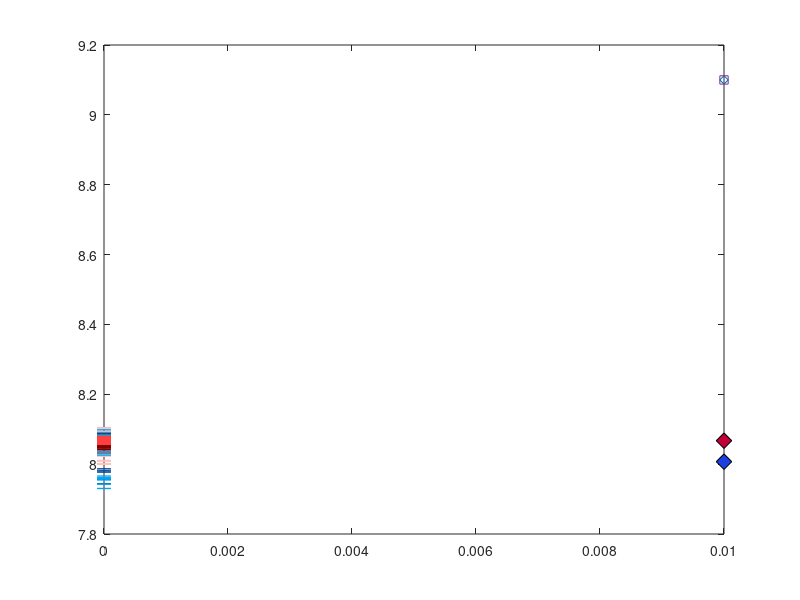

Source code (MATLAB): (Note: this script raises an error after producing the figure.)
% EXTENDED DATA 6A - pH Time Series with Modern pH Dashes
% Madison Shankle
% 29-09-2021

% Plots a timeseries of pH, with all observations of modern pH plotted as
% dashes along the y-axis (all observations that went into the mean modern
% pH points plotted on the y-axis of Figure 2b (diamonds)).

%% LOAD IN DATA

% Clear any variables currently in workspace, close any figures currently
% open, and clear Command Window
clearvars
close all 
clc

east = xlsread('ED6_Shankle_east_pH_results.xls'); % add _BAYMAG if want to do with BAYMAG data
west = xlsread('ED6_Shankle_west_pH_results.xls'); % " "
east_avgs = xlsread('ED6_Shankle_east_pH_avgs.xls'); % " "
west_avgs = xlsread('ED6_Shankle_west_pH_avgs.xls'); % " "
% These Excel sheets have the following columns:
% (1) Age [Ma], (2) pH, (3) 2sd pH, (4) Temp Range [pH] (not incl BAYMAG), 
% (5) Temp Range [pH] w/ BAYMAG, (6) d11B [permil], (7) 2sd d11B [permil]
% NOTE: IGNORE COLS (4) & (5) TEMP RANGES - THESE ARE GIVEN IN 
% "ED6_Shankle_upper_lower_pH_bySSTs.xls"


ThreeMa = xlsread('ED6_MB15_3Ma_forMatLab.xls');
% This Excel sheet has the following columns:
% (1) Age [Ma], (2) pH, (3) avg. 95% CI, (4) d11B [permil], (5) 2sd d11B
% 3Ma: Martinez-Boti 2015 Nature Article:
%   Caribbean eqb. site (ODP999), G. ruber
%   Martínez-Botí, M. A. et al. Plio-Pleistocene climate sensitivity 
%     evaluated using high-resolution CO 2 records. Nature 518, 49–54 (2015).


% Modern pH
east_mod_pH = 8.007; % See Methods for details of modern pH values
west_mod_pH = 8.067;
load('ED6_observed_pH_vals_2550mavg.mat')
    % Has:
    % east_pHs_2550mavg_ElNino (n=5)
    %                  _LaNina (n=22)
    %                  _neutral (n=12) % NOTE - BAD, not from near site, don't include
    % west_pHs_2550mavg_ElNino (n=16)
    %                  _LaNina (n=14)
    %                  _neutral (n=21)


%% PLOT

% COLORS
% Main Points
 main_red = [0.76 0 0.22];
 main_blue = [0.11 0.25 0.88];
% For Averages
 very_dark_blue = [0 0 0.35];
 very_dark_red = [0.45 0 0];
% For MB15 3Ma
 grey_color = [0.2 0.2 0.2];
 light_grey_color = [0.65 0.65 0.65];
 MB_3Ma_color = light_grey_color + 0.2;        % Prev. light green color [0.75 0.95 0.75];
 MB_3Ma_color_darker = light_grey_color +0.02; % + 0.15; % Prev. darker green color [0.69 0.89 0.69];

% Aesthetics
size_normal_points = 35;
size_avg_points = 7;
size_3Ma_points = 4;
size_mod_points = 125;
linewidth_normal_markers = 1.25;
linewidth_normal_errorbars = 1.25;
linewidth_normal_SST_errorbars = 1;
linewidth_avgs = 1.5;
linewidth_avgs_errorbars = 3.5;
linewidth_3Ma = 0.75;




%% 
  
  
%% Supp. Fig. 2: Repeat panel b^ (pH in time) with Temp range behind

linewidth_for_ranges = 4.5;

figure

% BEFORE ANYTHING ELSE, plot dashes on yaxis for modern east and west pHs
% at 25-50m depth average.
    dash_size = 10;
    dash_width = 1;

    % West
        plot(zeros(size(west_pHs_2550mavg_LaNina)), west_pHs_2550mavg_LaNina, ...
            '_', 'Color', [1 0.75 0.75], 'LineWidth', 1.5, 'MarkerSize', ...
            dash_size);
        hold on
        plot(zeros(size(west_pHs_2550mavg_ElNino)), west_pHs_2550mavg_ElNino, ...
            '_', 'Color', [0.5 0 0], 'LineWidth', 1.5, 'MarkerSize', ...
            dash_size);
        plot(zeros(size(west_pHs_2550mavg_neutral)), west_pHs_2550mavg_neutral, ...
            '_', 'Color', [1 0.25 0.25], 'LineWidth', dash_width, 'MarkerSize', ...
            dash_size);

    % East El Nino dark, neutral normal
        plot(zeros(size(east_pHs_2550mavg_ElNino)), east_pHs_2550mavg_ElNino, ...
            '_', 'Color', [0.0,0.26,0.58], 'LineWidth', dash_width, 'MarkerSize', ...
            dash_size);
        hold on
        plot(zeros(size(east_pHs_2550mavg_neutral)), east_pHs_2550mavg_neutral, ...
            '_', 'Color', [0.0,0.65,0.95], 'LineWidth', dash_width, 'MarkerSize', ...
            dash_size);    
    
% PLOT FAKE POINT TO ADD EXTRA ITEM ON LEGEND: so that 3 items in first
  % column (LGMx2 + 3Ma), 2 items in next colum (Modern east/west), and
  % finally 3 items in last column (SST Uncert, Analytical Uncert
  % east/west)
    scatter(0.01, 9.1, 'd');  
    
    
% NOW PLOT ESTIMATES OF MODERN pH
    % West Modern
      scatter(0.01, west_mod_pH, size_mod_points, 'diamond', 'MarkerFaceColor', ...
          main_red, 'MarkerEdgeColor', 'k');   % face color main_red
      % East Modern
      scatter(0.01, east_mod_pH, size_mod_points, 'diamond', 'MarkerFaceColor', ...
          main_blue, 'MarkerEdgeColor', 'k');
     
      
      
% PLOT FAKE POINT TO ADD EXTRA ITEM ON LEGEND: so that 3 items in first
  % column (LGMx2 + 3Ma), 2 items in next colum (Modern east/west), and
  % finally 3 items in last column (SST Uncert, Analytical Uncert
  % east/west)
    scatter(0.01, 9.1, 'square');      
      
    
% PLOT MARTINEZ-BOTI 3Ma DATA
      x = ThreeMa(:,1);
      y = ThreeMa(:,2);
      dy = ThreeMa(:,3);
      fill([x;flipud(x)],[y-dy;flipud(y+dy)],[0.86 .86 .86],'linestyle','none',...
          'HandleVisibility', 'off');
      
      plot(ThreeMa(:,1), ThreeMa(:,2), '-s', 'MarkerSize', size_3Ma_points, ...
          'MarkerFaceColor', MB_3Ma_color_darker, 'MarkerEdgeColor', ...
          MB_3Ma_color_darker, 'LineWidth', linewidth_3Ma, 'Color',...
          MB_3Ma_color_darker);



% Some rearranging of Extra points to get legend to work properly

      
  % FIRST FOR LOOP: PLOT NORMAL POINTS (2nd = AVERAGES)
    for i = 1:2
        if i == 1 % First plot EAST pH 
            x = east;
            color_to_use = main_blue;
            dark_color_to_use = very_dark_blue;
        else 
            x = west; % Then plot WEST pH
            color_to_use = main_red;
            dark_color_to_use = very_dark_red;
        end
      
          % Then plot normal analytical uncertainty error bars on top of that
          e = errorbar(x(:,1), x(:,2), x(:,3), 'LineStyle', 'none', ...
              'LineWidth', linewidth_normal_errorbars+0.2, 'HandleVisibility', 'on');
          e.Color = color_to_use;
          e.CapSize = 9;
          
          % Then plot points
          scatter(x(:,1), x(:,2), size_normal_points, 'o',  'MarkerFaceColor', 'white', ...
              'MarkerEdgeColor', color_to_use, 'LineWidth', ...
              linewidth_normal_markers, 'HandleVisibility', 'off');
    end

    
    
    
    for i = 1:2   % SECOND FOR LOOP: PLOT AVERAGES
        if i == 2 
            y = east_avgs;
            color_to_use = main_blue;
            dark_color_to_use = very_dark_blue;
        else 
            y = west_avgs;
            color_to_use = main_red;
            dark_color_to_use = very_dark_red;
        end
        
        % Scatter plot averages darker w/ line
%           % First plot BIG ERROR BARS in grey (temp+analytical uncert.)
%           e = errorbar(y(:,1), y(:,2), y(:,3)+(y(:,4)/2), 'LineStyle', 'none', ...
%               'HandleVisibility', 'off', 'LineWidth', linewidth_avgs_errorbars);
%           e.Color = [0 0 0]; %grey_color;
%           e.CapSize = 12;      
          % Then plot normal analytical uncertainty error bars on top of that
          e = errorbar(y(:,1), y(:,2), y(:,3), 'LineStyle', 'none', ...
              'HandleVisibility', 'off', 'LineWidth', linewidth_avgs_errorbars);
          e.Color = dark_color_to_use;
          e.CapSize = 12;
          % Plot averages with a line through them
          plot(y(:,1), y(:,2), '-o', 'Color', dark_color_to_use, ...
             'MarkerFaceColor', dark_color_to_use, 'MarkerSize', size_avg_points, ...
             'LineWidth', linewidth_avgs, 'HandleVisibility', 'off');
               
    end
    
    
    

    
      
      
  xlim([0 6.4])
  ylim([7.65 8.25])
%   yticks([7.7:0.1:8.2]);
  set(gca,'XMinorTick','on','YMinorTick','on')
  set(gca,'FontSize', 13)
  set(gca,'box','on')
  grid on
  
  xlabel('\fontsize{17}Age \fontsize{13}(Ma)', 'FontWeight', 'bold');
  ylabel('\fontsize{17}pH', 'FontWeight', 'bold');
  legend('Modern La Nina', 'Modern El Nino', 'Modern Neutral', ...
      'Modern El Nino', 'Modern Neutral', ' ', 'Avg. Modern West', ...
      'Avg. Modern East', ' ', '3Ma, Eqb. Site', ...
      '2\sigma', '2\sigma', ...
      'FontSize', 11.75, 'NumColumns', 5, 'Position', ...
      [0.095743215031315 0.01526 0.87996 0.066025]);
  legend boxoff 
  

  